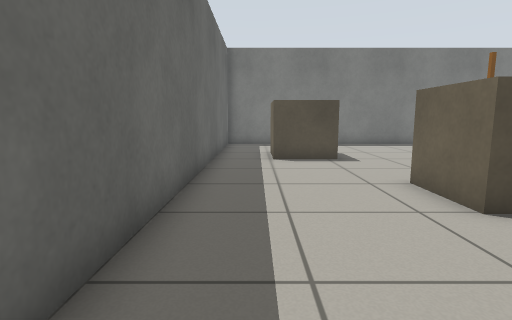
view 1 (above)

24 first-person views from a walk through a Gazebo world. The camera is 0.72 m above the floor, tilts 8° down and sees 80° across. The floor is counted in squares, 0.5 m on a side. Each view is taken from the middle of a square. On the plan, view 1 faces up. The plan holds only what a view shows up to about 14 squares ahead; the rest is blank.

view 2
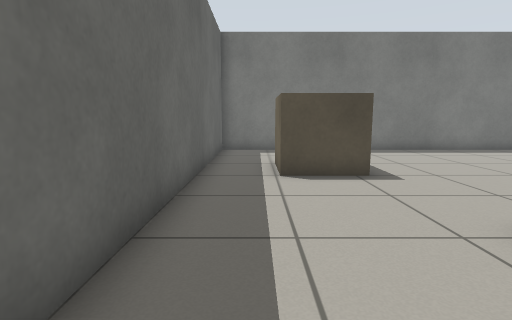

view 3
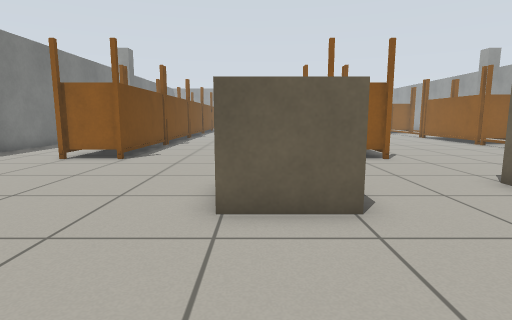

view 4
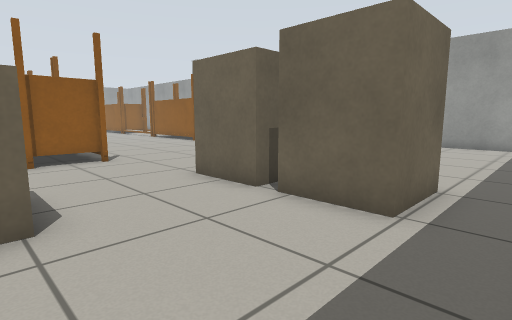

view 5
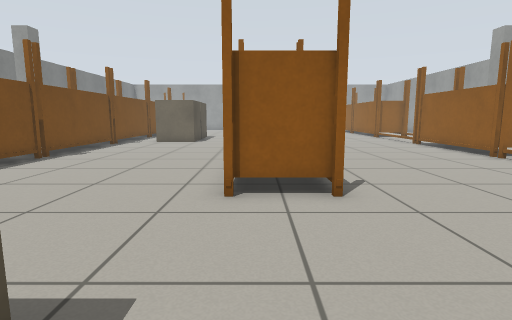

view 6
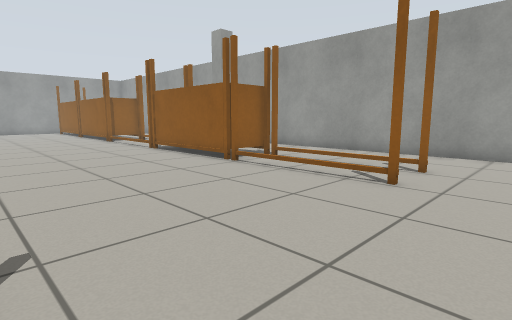

view 7
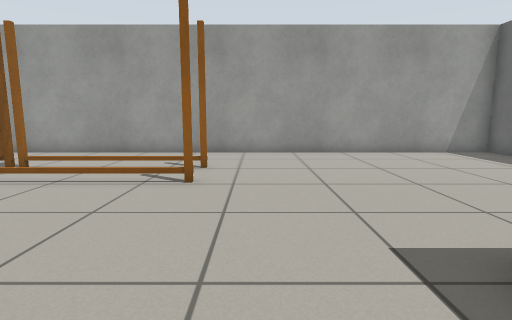

view 8
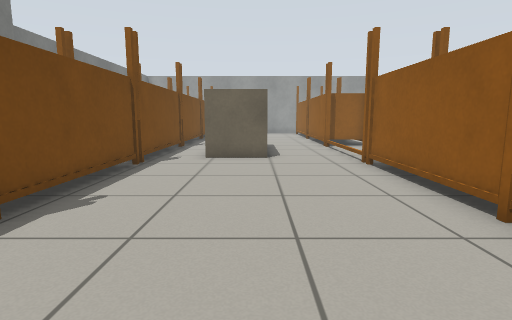

view 9
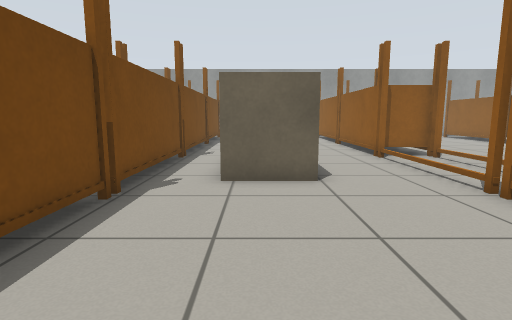

view 10
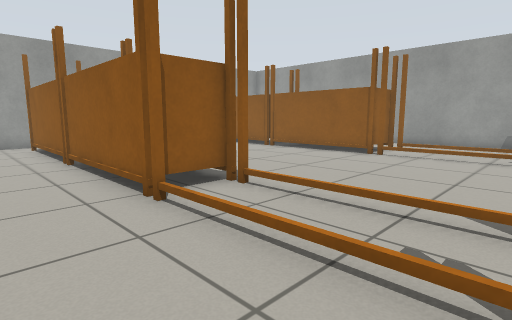

view 11
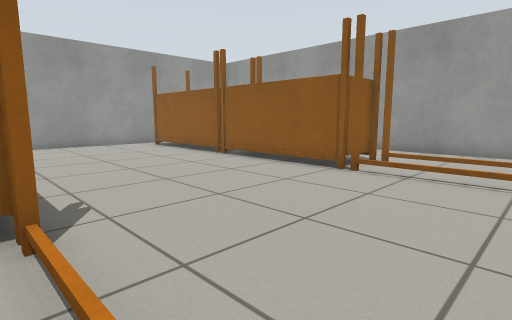

view 12
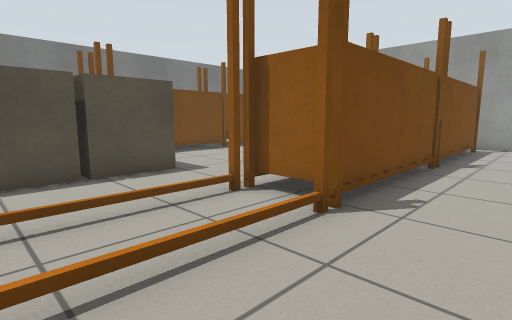

view 13
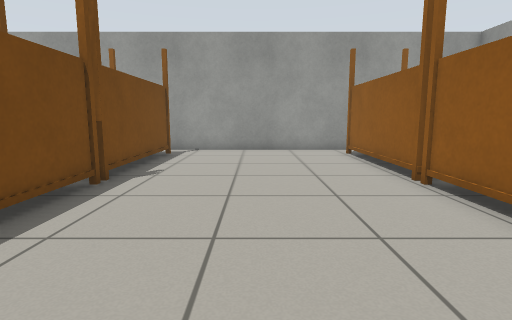

view 14
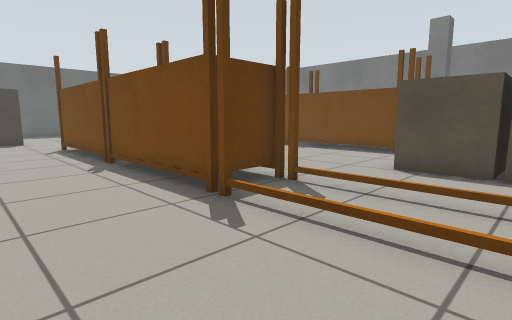

view 15
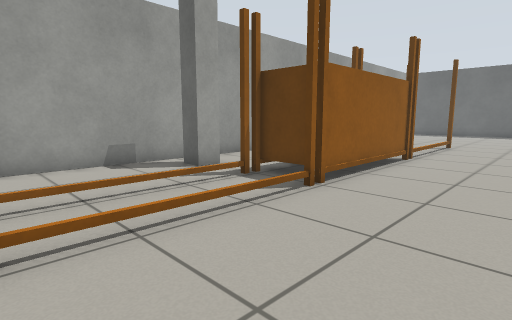

view 16
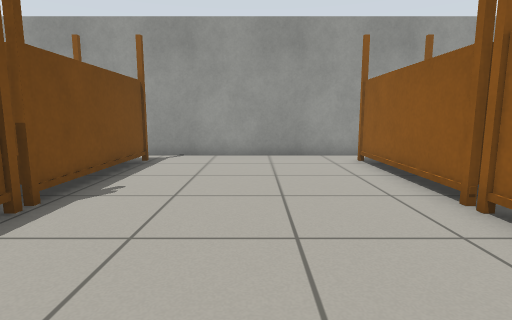

view 17
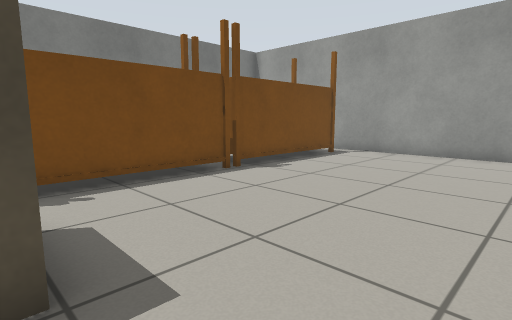

view 18
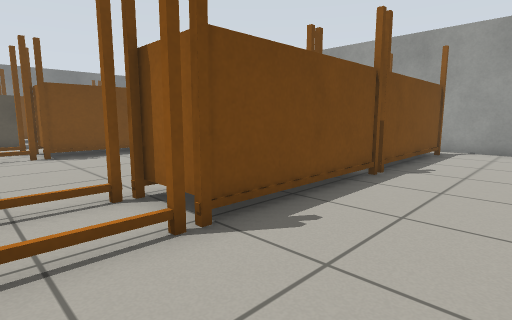

view 19
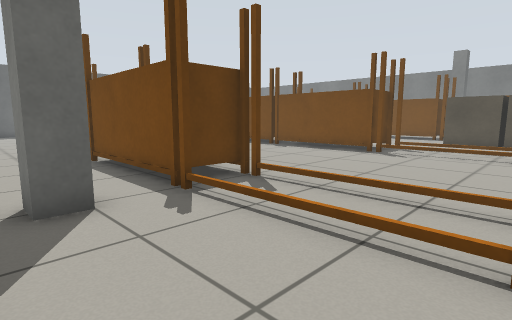

view 20
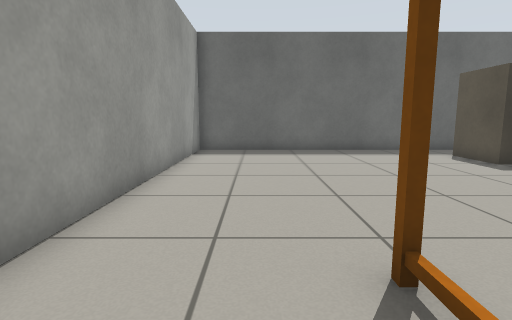

view 21
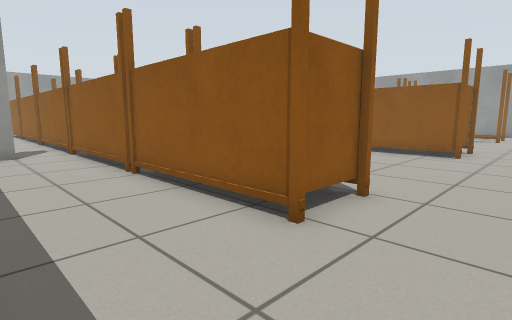

view 22
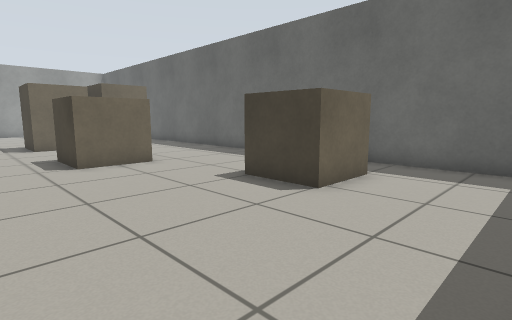

view 23
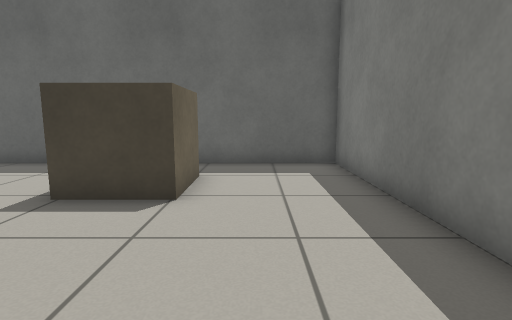

view 24
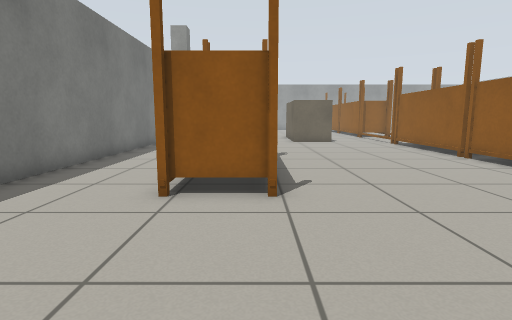

### Floor plan
Points are (right, up) in squares from view 1. A wall is a line through its corners. A room is listed if a view was taken in it or the views show most of it. See-through windows are left out.
Room 1 (views 1, 2, 3, 4, 5, 6, 7, 8, 9, 10, 11, 12, 13, 14, 15, 16, 17, 18, 19, 20, 21, 22, 23, 24)
walls: (20.1, -11.5) (28.6, -11.5); (18.4, 16.5) (-1.5, 16.5) (-1.5, -11.5) (18.6, -11.5); (33.8, 16.5) (27.9, 16.5); (38.5, -9.9) (38.5, 14)
objects: brown box (1, -1) to (3, 0); brown box (1, 11) to (3, 12); brown box (4, -1) to (5, 0); brown box (4, 5) to (5, 6); other object (10, 2) to (15, 3); other object (10, 11) to (14, 13); other object (15, -8); other object (15, -8) to (20, -6); other object (15, -6); other object (15, 11) to (20, 13); other object (16, 2) to (20, 3); grey post (20, -10) to (21, -10); grey post (20, 15) to (21, 15); other object (21, -8); other object (21, -6); other object (21, 1); other object (21, 3); other object (21, 11) to (25, 13); brown box (22, 7) to (24, 9); brown box (25, 7) to (26, 7); other object (26, -8); other object (26, -6); other object (26, 2) to (26, 3); other object (26, 11) to (31, 11); other object (27, -8) to (31, -6); other object (27, 2) to (31, 3); other object (32, -8) to (37, -6); other object (32, 2) to (37, 3); other object (32, 11) to (37, 11)

Positions as (right, up) in squares from view 1, and headings:
1: (0, 0), facing up
2: (0, 3), facing up
3: (-1, 6), facing right
4: (-1, 5), facing down-right
5: (4, 3), facing right
6: (7, 1), facing down-right
7: (8, 1), facing down
8: (11, 7), facing right
9: (15, 8), facing right
10: (21, 6), facing down-right
11: (22, 2), facing down-right
12: (22, -1), facing up-right
13: (25, -2), facing right
14: (25, -2), facing up-left
15: (26, -2), facing down-left
16: (27, 7), facing right
17: (26, 4), facing up-right
18: (24, -11), facing up-right
19: (26, -11), facing up-left
20: (12, -9), facing left
21: (7, 16), facing down-right
22: (8, 16), facing down-left
23: (8, 14), facing left
24: (4, 11), facing right
